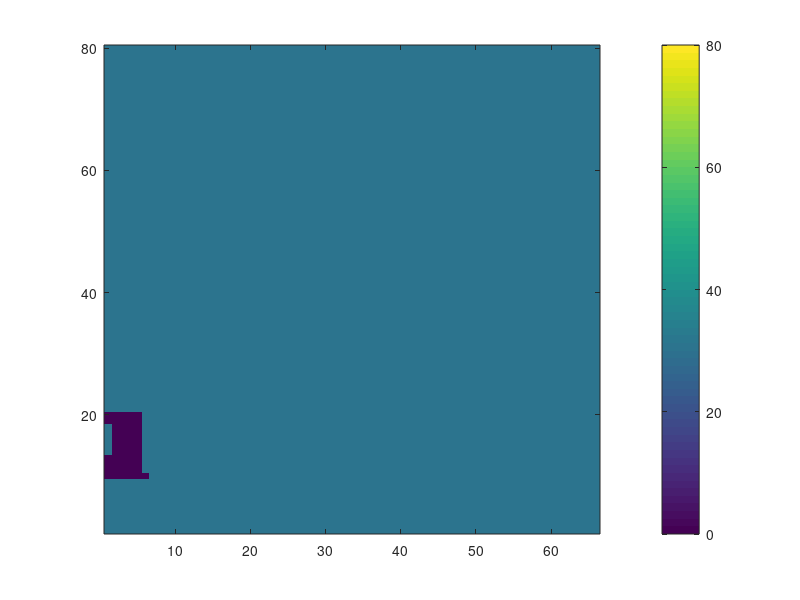

Write MATLAB code to recreate this figure. (Note: this script raises an error after producing the figure.)
clear all
%   |\\\\\\\\\\\\\\\\\\\\\\\\\\\|  
%   |___________________________|   _
%   |                           |   |
%   |                           |   |      
%   |                           |   |      
%   |_____                      |   |  H
%   |     |                     |   |
%   |_____|                     |   |
%   |                           |   |
%   |___________________________|   _
%               L

%%
%setting parameters of materials
w = .033; %m
h = .04; %m
Dx = 0.0005;       %.5 mm cell width and height
k_c       = 385;     %thermal conductivity of copper wire   %%%%% engr toolbox
k_i       = 2;     %thermal conductivity of insulation
k_t       = 4;     %thermal conductivity of tile
k_air     = 0.024;

%400/.0002;
q_wire    = 400/0.000025;

%Bi %??? do we need this?

R = int16(h/Dx);
C = w/Dx;       
%%
% initialising the geometry

geom = zeros(R,C);
% model = zeros(R,C);

geom(1:end,1:end) = 1;

% model(5:10,1:2.5)  = 4;
% model(40:80,1:end) = 6;   

idx=find(geom==1);      %finds all the cells with 1's 
                        %(i.e. in the domain. should be all the cells in our case)
% figure(1);imagesc(geom)
% title('geometry')
% colorbar
% set(gca,'YDir','normal')

% figure(2);imagesc(model)
% title('geometry')
% colorbar
% set(gca,'YDir','normal')
%%
% Setting up Matricies
%A = sparse(length(idx),length(idx));
A = zeros(length(idx),length(idx));
Adum = zeros(R,C); % Dummy 2D matrix containing weighting at each 
% row and cell index. Used to assign weights to correct cells in A matrix
% when Adum is converted to a vector form it comprises one row of the A
% matrix.

b = Adum(idx); % initialise b as matrix of zeros corresponding to geometry of plate
% figure(2);imagesc(b)
% title('Dummy matrix')
% colorbar
% set(gca,'YDir','normal')

for iN = 1:length(idx)
    Adum = zeros(R,C);          % Dummy 2D matrix containing weighting at each cell
    Adum(idx(iN)) = 2;          % set current entry to a value of 2
    [iR, iC]=find(Adum==2);     % find locations of the entry identified on above row

%%%%%%%%%%%%%%%%%%_corners of model_%%%%%%%%%%%%%%%%%%%%

        if iR == 1 && iC == 1   % Bottom LH corner cell
            cas = 1;
            Adum(iR,iC:iC+1) = [-2 1];
            Adum(iR+1,iC)    = 1;
            %b(iN) = q_wire*Dx^2/k_i;    %done
% 
%         elseif iR == 80 && iC == 1      %top left of model - exposed to air 
%             cas = 2;
%             Adum(iR,iC:iC+1) = [-(2*k_t+k_air) k_t];
%             Adum(iR+1,iC) = k_air;
%             Adum(iR-1,iC) = k_t;
%             %b(iN) = q_wire*Dx^2;    %done - with inspection of case 2
%         
%         elseif iR == 80 && iC == 66      %top right of model
%             cas = 3;
%             Adum(iR,iC-1:iC) = [k_t -(2*k_t+k_air)];
%             Adum(iR+1,iC) = k_air;
%             Adum(iR-1,iC) = k_t;
            %b(iN) = q_wire*Dx^2;    %done - with inspection of case 2  
            
%         elseif iR == 1 && iC == 66      %bottom right of model
%             cas = 4;
%             Adum(iR,iC-1:iC) = [1 -2];
%             Adum(iR+1,iC)    = 1;
%             %b(iN) = q_wire*Dx^2/k_i;    %done by inspection of cas #1
%         
% %%%%%%%%%%%%%%%%%%_where insulation meets tile_%%%%%%%%%%%%%%%%%%%%
% %                      right and left side                        %
%         
%         elseif iR == 40 && iC == 1      %left side insulation meets tile
%             cas = 5;
%             Adum(iR,iC:iC+1) = [-(2*k_t+k_i) k_t];
%             Adum(iR+1,iC)    = k_t;
%             Adum(iR-1,iC)    = k_i;
%             %b(iN) = -q_wire*Dx^2;  %done 
% 
%         elseif iR == 40 && iC == 66      %left side insulation meets tile
%             cas = 6;
%             Adum(iR,iC-1:iC) = [k_t -(2*k_t+k_i)];
%             Adum(iR+1,iC)    = k_t;
%             Adum(iR-1,iC)    = k_i;
%             %b(iN) = -q_wire*Dx^2;  %done
%             
%         elseif iR == 40 && iC > 1 && iC < 66 %do range for bottom of tile
%             cas = 24;
%             Adum(iR,iC-1:iC+1) = [k_t -(3*k_t+k_i) k_t];
%             Adum(iR+1,iC)    = k_t;
%             Adum(iR-1,iC)    = k_i;
%             %b(iN) = -q_wire*Dx^2;  %done
%             
% %%%%%%%%%%%%%%%%%%_corners of wire _%%%%%%%%%%%%%%%%%%%%
%  
        elseif iR == 10 && iC == 1      %bottom left of wire
            cas = 7;
            Adum(iR,iC:iC+1) = [-(2*k_c+k_i) k_c];
            Adum(iR+1,iC) = k_c;
            Adum(iR-1,iC) = k_i;
            b(iN) = -q_wire*Dx^2;   %done by inspection 
        
        elseif iR == 20 && iC == 1      %top left of wire
            cas = 8;
            Adum(iR,iC:iC+1) = [-(2*k_c+k_i) k_c]
            Adum(iR+1,iC) = k_i;
            Adum(iR-1,iC) = k_c;
            b(iN) = -q_wire*Dx^2;  %done   
        
        elseif iR == 10 && iC == 5      %bottom right corner of the wire
            cas = 9;
            Adum(iR,iC-1:iC+1) = [k_c -(2*k_c+2*k_i) k_i];
            Adum(iR+1,iC)    = k_c;
            Adum(iR-1,iC)    = k_i;
            b(iN) = -q_wire*Dx^2;  %done
            
        elseif iR == 20 && iC == 5      %top right corner of the wire
            cas = 10;
            Adum(iR,iC-1:iC+1) = [k_c -(2*k_c+2*k_i) k_i];
            Adum(iR+1,iC)    = k_i;
            Adum(iR-1,iC)    = k_c;
            b(iN) = -q_wire*Dx^2;  %done
% 
% %%%%%%%%%%%%%%%%%%_top and bottom of wire_%%%%%%%%%%%%%%%%%%%%
%         
        elseif iR == 20 && iC < 6 %do range for top of copper
            cas = 11;
            Adum(iR,iC-1:iC+1) = [k_c -(3*k_c+k_i) k_c];
            Adum(iR+1,iC)    = k_i;
            Adum(iR-1,iC)    = k_c;
            b(iN) = -q_wire*Dx^2;  %done
% 
        elseif iR == 10 && iC <6    %do range for bottom of copper
            cas = 12;
            Adum(iR,iC-1:iC+1) = [k_c -(3*k_c+k_i) k_c];
            Adum(iR+1,iC)    = k_c;
            Adum(iR-1,iC)    = k_i;
            b(iN) = -q_wire*Dx^2;  %done    
% 
% %%%%%%%%%%%%%%%%%%_top of model_%%%%%%%%%%%%%%%%%%%%
%        
%         elseif iR == 80 && iC > 0   %do range for top of t exposed to air
%             cas = 13;
%             Adum(iR,iC-1:iC+1) = [k_t -(3*k_t+k_air) k_t];
%             Adum(iR+1,iC)    = k_air;
%             Adum(iR-1,iC)    = k_t;
%             %b(iN) = -q_wire*Dx^2;  %done
% 
% %%%%%%%%%%%%%%%%%%_interior cells_%%%%%%%%%%%%%%%%%%%%
%             
        elseif iR > 10 && iR < 20 && iC < 6 && iC > 1 %range for all interior wire cells 
            cas = 14;
            Adum(iR,iC-1:iC+1) = [1 -(3) 1];
            Adum(iR+1,iC)    = 1;
            Adum(iR-1,iC)    = 1;
            b(iN) = -q_wire*Dx^2/k_c;  %done
%                     
%         elseif iR > 1 && iR < 38 && iC < 65 && iC > 1%range for all interior insulation cells 
%             %use or statement
% 
% %             if iR >8 && iR < 22 && iC < 7 
% %                 break % put at end??
% %                 %inside = False %if cells are the wire... pass this statement
% %             end
%             cas = 15;
%             Adum(iR,iC-1:iC+1) = [1 -(3) 1];
%             Adum(iR+1,iC)    = 1;
%             Adum(iR-1,iC)    = 1;
%             %b(iN) = -q_wire*Dx^2/k_i;  %done         
%         
%         elseif  iR > 39 && iC > 1 && iC < 66 %range for all interior tile cells 
%             cas = 16;
%             Adum(iR,iC-1:iC+1) = [1 -(3) 1];
%             Adum(iR+1,iC)    = 1;
%             Adum(iR-1,iC)    = 1;
%             %b(iN) = -q_wire*Dx^2/k_t;  %done
% 
% %%%%%%%%%%%%%%%%%%_bottom of insulation_%%%%%%%%%%%%%%%%%%%%
% 
%         elseif iR < 2 && iC > 0 %do range for all bottom of the insulation            
%             cas = 17;
%             Adum(iR,iC-1:iC+1) = [k_i -(3*k_i) k_i];
%             Adum(iR+1,iC)    = k_i;
%             %b(iN) = -q_wire*Dx^2;  %done
% 
% %%%%%%%%%%%%%%%%%%%%%_left walls_%%%%%%%%%%%%%%%%%%%%%%%
% 
%         elseif (iR > 0 && iR < 9 && iC < 2) | (iR > 21 && iR < 39 && iC < 2)  %do range for all left walls of insulation
%             cas = 18;
%             Adum(iR,iC:iC+1) = [-3 k_i];
%             Adum(iR+1,iC)    = k_i;
%             Adum(iR-1,iC)    = k_i;
%             %b(iN) = -q_wire*Dx^2;  
% 
%         elseif iR > 39 && iR < 80 && iC < 2%do range for all left walls of tile
%             cas = 19;
%             Adum(iR,iC:iC+1) = [-3 k_t];
%             Adum(iR+1,iC)    = k_t;
%             Adum(iR-1,iC)    = k_t;
%             %b(iN) = -q_wire*Dx^2;
%             
        elseif iR > 9 && iR < 13 && iC == 1 %do range for all left walls of copper
            cas = 20;
            Adum(iR,iC:iC+1) = [-3 k_c];
            Adum(iR+1,iC)    = k_c;
            Adum(iR-1,iC)    = k_c;
            b(iN) = -q_wire*Dx^2;
%             
% %%%%%%%%%%%%%%%%%%%%%_right walls_%%%%%%%%%%%%%%%%%%%%%%%
% 
%         elseif iR > 1 && iR < 40 && iC > 65 %do range for all right walls of insulation
%             cas = 21;
%             Adum(iR,iC-1:iC) = [k_i -3];
%             Adum(iR+1,iC)    = k_i;
%             Adum(iR-1,iC)    = k_i;
%             %b(iN) = -q_wire*Dx^2;  
% 
%         elseif iR > 39 && iR < 80 && iC > 65%do range for all right walls of tile
%             cas = 22;
%             Adum(iR,iC-1:iC) = [k_t -3];
%             Adum(iR+1,iC)    = k_t;
%             Adum(iR-1,iC)    = k_t;
%             %b(iN) = -q_wire*Dx^2;
%             
        elseif iR > 9 && iR < 11 && iC < 7 && iC > 5 %do range for all right walls of copper
            cas = 23;
            Adum(iR,iC-1:iC) = [k_c -3];
            Adum(iR+1,iC)    = k_c;
            Adum(iR-1,iC)    = k_c;
            b(iN) = -q_wire*Dx^2;
%       
            
        end
        %         figure(2);imagesc(Adum) % These commands can be helpful to debug.
%         set(gca,'YDir','normal')
        
        A(iN,:)=Adum(idx); % convert Adum to vector and place as row in A matrix
end

%b = b(:);

tic
T = A\b; % solves system of equations. Produces temperature as a vector T
toc
Tall=zeros(R,C);
Tall(idx)= T; % reshape T vector to correspond to physical positions.


%% display result

% figure(2);imagesc(A)
% title('geometry')
% colorbar
% set(gca,'YDir','normal')

Tall(Tall==0)=30;
figure(3);imagesc(Tall, [0 80]) % display result ,[5*floor(min(T(:))/5) 5*ceil(max(T(:))/5)]
set(gca,'YDir','normal')
c = colorbar;
c.Label.String = 'Temperature (?C)';
title('Temperature')
colormap hot

            
            
            
            
            
